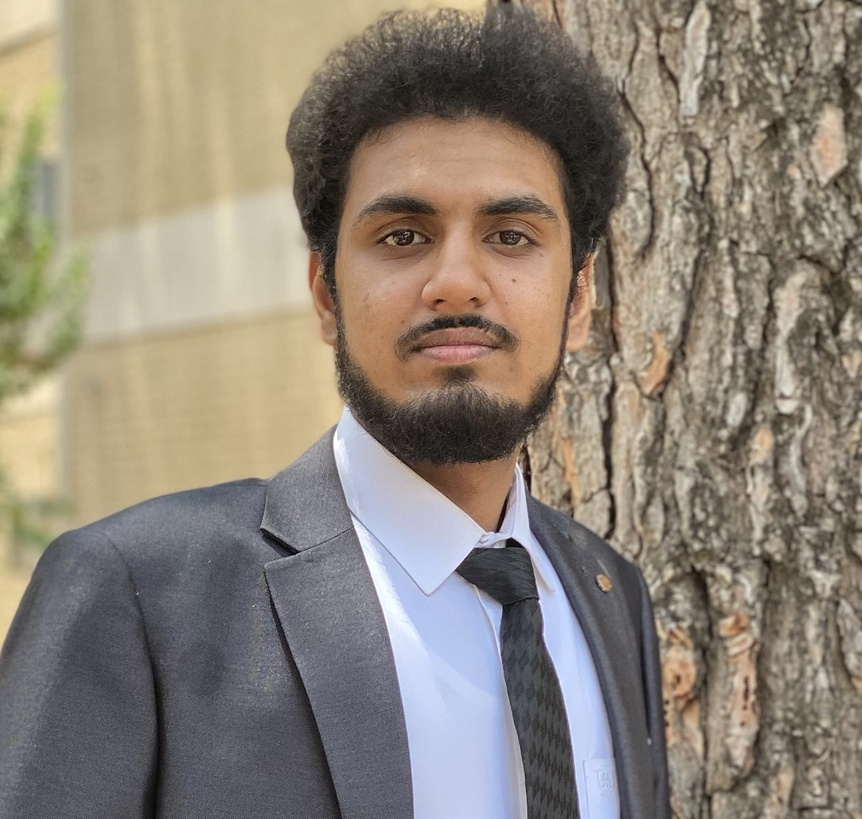
#> input picture Photos/me.jpeg, 862 x 819 px, shrunk from 1749 x 1661 before the run
$ jupyter execute '12. Face Detection Haar Cascade.ipynb'
#> lines starting #> are read from the running program, lines starting #| are printed output that depends on the picture
# Face Detection Haar Cascade

[cell 1]
import cv2 as cv
import matplotlib.pyplot as plt

[cell 2]
img = cv.imread('Photos/me.jpeg', 1)
#> img is the input picture: shape (819, 862, 3); mean B, G, R 118.9, 131.3, 141
img_gray = cv.cvtColor(img, cv.COLOR_BGR2GRAY)
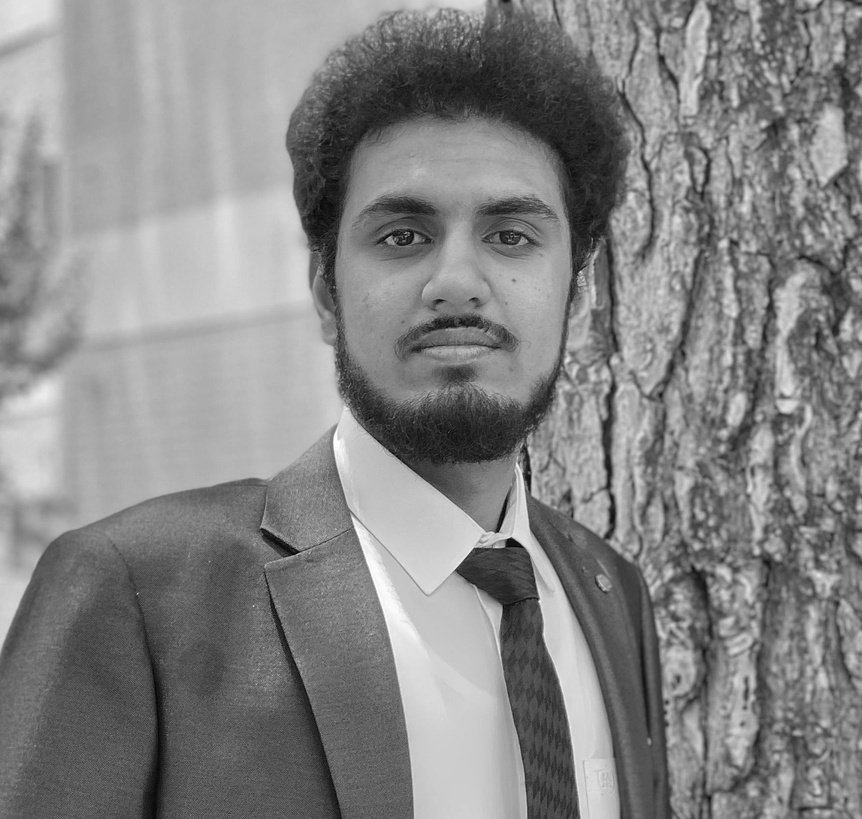
#> img_gray: shape (819, 862); min 3, max 255, mean 132.8
img_rgb = cv.cvtColor(img, cv.COLOR_BGR2RGB)
plt.imshow(img_gray, vmin=0, vmax=255, cmap='gray')
plt.show()
